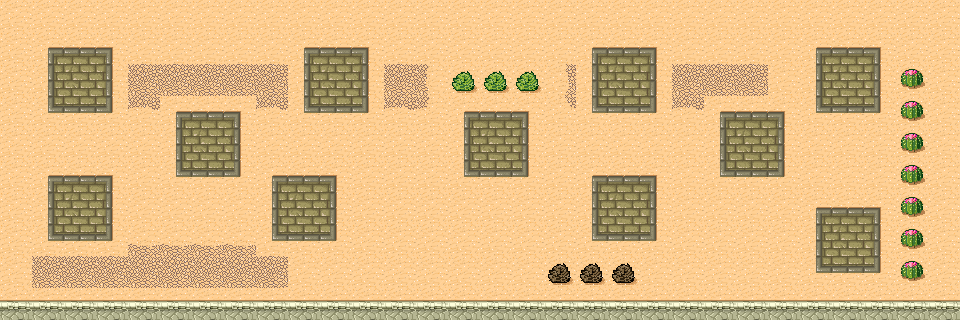

A 2D game scene composited from a Tiled map and its tileset images. What follows is a short description and the map's XML, with each tile layer's data collapsed to a summary:
An orthogonal 30x10 tile map with 32x32 px tiles, 4 tile layers (Background, Scenery, Plants, Ground), 2 tilesets and 17 objects.

<map version="1.0" orientation="orthogonal" renderorder="right-down" width="30" height="10" tilewidth="32" tileheight="32">
 <tileset firstgid="1" name="Desert" tilewidth="32" tileheight="32" spacing="1" margin="1">
  <image source="tmw_desert_spacing.png" width="265" height="199" />
 </tileset>
 <tileset firstgid="49" name="coin" tilewidth="32" tileheight="32">
  <image source="coin.png" width="192" height="32" />
 </tileset>
 <layer name="Background" width="30" height="10">
  <data>[300 cells, 300 non-empty, 1 distinct tile ids]</data>
 </layer>
 <layer name="Scenery" width="30" height="10">
  <data>[300 cells, 204 non-empty, 17 distinct tile ids]</data>
 </layer>
 <layer name="Plants" width="30" height="10">
  <data>[300 cells, 13 non-empty, 3 distinct tile ids]</data>
 </layer>
 <layer name="Ground" width="30" height="10">
  <data>[300 cells, 38 non-empty, 2 distinct tile ids]</data>
 </layer>
 <objectgroup name="Money">
  <object gid="49" x="64" y="32" />
  <object gid="49" x="320" y="32" />
  <object gid="49" x="608" y="32" />
  <object gid="49" x="832" y="32" />
  <object gid="49" x="832" y="192" />
  <object gid="49" x="736" y="96" />
  <object gid="49" x="480" y="64" />
  <object gid="49" x="192" y="64" />
  <object gid="49" x="384" y="224" />
  <object gid="49" x="736" y="224" />
  <object gid="49" x="160" y="224">
   <properties>
    <property name="body.velocity.x" value="0.8" />
   </properties>
  </object>
  <object gid="49" x="608" y="160" />
  <object gid="49" x="64" y="160" />
  <object gid="49" x="480" y="224" />
  <object gid="49" x="192" y="64" />
  <object gid="49" x="128" y="32">
   <properties>
    <property name="body.gravity.y" value="100" />
    <property name="rotation" value="25" />
   </properties>
  </object>
  <object gid="49" x="128" y="160">
   <properties>
    <property name="alpha" value="0.5" />
   </properties>
  </object>
 </objectgroup>
</map>
